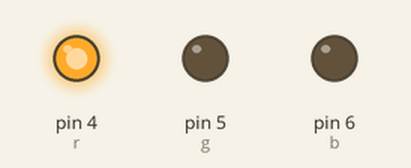
This sketch was run on a simulated Arduino Uno, built with avr-gcc and run on an emulated ATmega328P. Parts: output pins drawn as LEDs (lit = HIGH).

Above: at 0.2 s.
At 0.7 s:
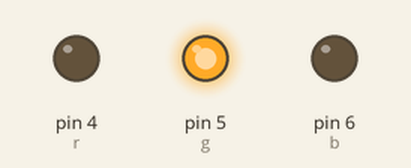
At 2.7 s:
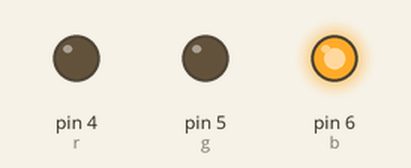
Timing chart, 0 to 3.5 s (numbered marks = the images above):
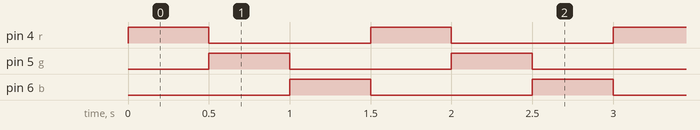

The sketch:

LED_blinking.ino
```cpp
int r = 4;
int g = 5;
int b = 6;

void setup() {
  pinMode(r, OUTPUT);
  pinMode(g, OUTPUT);
  pinMode(b, OUTPUT);
}

void loop() {
  digitalWrite(r, HIGH);
  digitalWrite(g, LOW);
  digitalWrite(b, LOW);
  delay(500);
  digitalWrite(r, LOW);
  digitalWrite(g, HIGH);
  digitalWrite(b, LOW);
  delay(500);
  digitalWrite(r, LOW);
  digitalWrite(g, LOW);
  digitalWrite(b, HIGH);
  delay(500);
}
```

Measured:
- by itself, pin 4 (r), pin 5 (g), pin 6 (b): alternates HIGH for 0.50 s and LOW for 1.0 s
- by itself, everything shown: repeats every 1.5 s, in 3 steps
